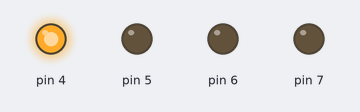
This sketch was run on a simulated Arduino Uno, built with avr-gcc and run on an emulated ATmega328P. On the bench: output pins drawn as LEDs (lit = HIGH).

Above: at 0.05 s.
At 1.05 s:
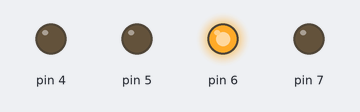
At 2.15 s:
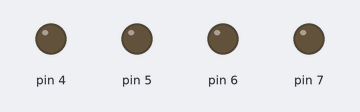
At 3.25 s:
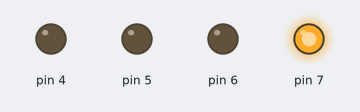
At 4.45 s:
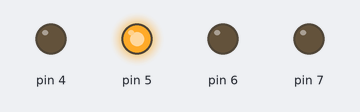
Timing chart, 0 to 4.8 s (numbered marks = the images above):
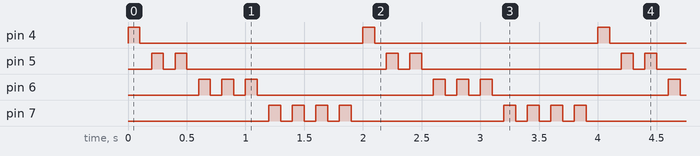

The sketch:

nahp_nanoooo.ino
```cpp
void vantho(int a, int b, int c)
{
  for (int i = 1; i <= a; i++)
  {
    digitalWrite(c, 1);
    delay(b);
    digitalWrite(c, 0);
    delay(b);
  }

}
void setup() {
  pinMode(4, OUTPUT);
  pinMode(5, OUTPUT);
  pinMode(6, OUTPUT);
  pinMode(7, OUTPUT);

}

void loop() {
 vantho(1,100,4);
 vantho(2,100,5);
 vantho(3,100,6);
 vantho(4,100,7);


}
```

Measured:
- by itself, pin 4: alternates HIGH for 0.10 s and LOW for 1.9 s
- by itself, pin 5: repeats every 2.0 s: LOW 0.10 s, HIGH 0.10 s, LOW 1.7 s, HIGH 0.10 s
- by itself, pin 6: repeats every 2.0 s: 2 × (LOW 0.10 s, HIGH 0.10 s), LOW 1.5 s, HIGH 0.10 s
- by itself, pin 7: repeats every 2.0 s: 3 × (LOW 0.10 s, HIGH 0.10 s), LOW 1.3 s, HIGH 0.10 s
